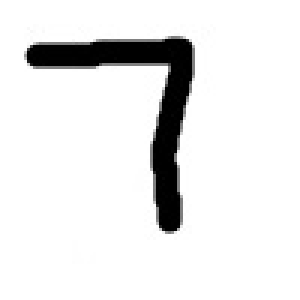
#> input picture tests/p1-1.jpg, 100 x 100 px (shown 3 times larger)
$ python cv2_orb1.py
#> lines starting #> are read from the running program, lines starting #| are printed output that depends on the picture
import cv2
from matplotlib import pyplot as plt

PATH = '../tests/'

# im1 = cv2.imread(f'k1.png', cv2.IMREAD_GRAYSCALE)
# im2 = cv2.imread(f's1.png', cv2.IMREAD_GRAYSCALE)
# im3 = cv2.imread(f's2.png', cv2.IMREAD_GRAYSCALE)
im1 = cv2.imread(f'{PATH}p1-1.jpg', cv2.IMREAD_GRAYSCALE)
#> im1 is the input picture: shape (100, 100); min 0, max 255, mean 231.9
im2 = cv2.imread(f'{PATH}p3-1.jpg', cv2.IMREAD_GRAYSCALE)
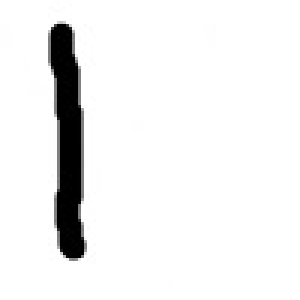
#> input picture tests/p3-1.jpg, 100 x 100 px (shown 3 times larger)
#> im2 is the input picture: shape (100, 100); min 0, max 255, mean 238.7
im3 = cv2.imread(f'{PATH}p3-2.jpg', cv2.IMREAD_GRAYSCALE)
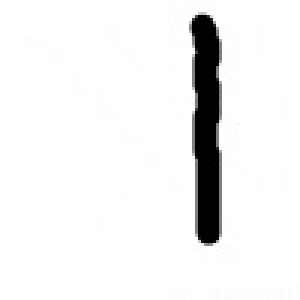
#> input picture tests/p3-2.jpg, 100 x 100 px (shown 3 times larger)
#> im3 is the input picture: shape (100, 100); min 0, max 255, mean 239.1

# Initiate STAR detector
orb1 = cv2.ORB_create()
kp1 = orb1.detect(im1, None)
#> kp1 = 1 keypoints; (x, y, size): (58, 52, 37.2)
kp1, des1 = orb1.compute(im1, kp1)

orb2 = cv2.ORB_create()
kp2 = orb2.detect(im2, None)
#> kp2 = ()
kp2, des2 = orb2.compute(im2, kp2)

orb3 = cv2.ORB_create()
kp3 = orb3.detect(im3, None)
#> kp3 = 1 keypoints; (x, y, size): (65, 33, 31)
kp3, des3 = orb3.compute(im3, kp3)

# [11 lines of commented-out code are left out]
img2 = cv2.drawKeypoints(im1, kp1, outImage=None, color=(0, 255, 0), flags=0)
plt.imshow(img2), plt.show()

# cv2.imshow('h', im1)
# cv2.waitKey(0)
# cv2.destroyAllWindows()
